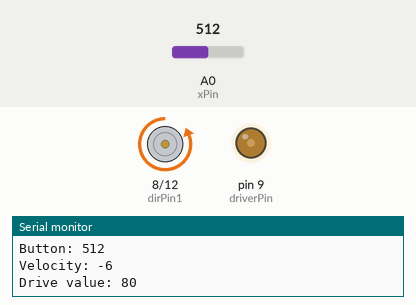
Recording of a sketch running on a simulated Arduino Uno, built with avr-gcc and run on an emulated ATmega328P. Shown: motor-driver pin pairs drawn as motors (green arrow = first pin HIGH = forward, orange = second pin HIGH = backward, longer = more drive), output pins drawn as LEDs (lit = HIGH), the last lines printed to the serial monitor. The test bench sets the inputs (shaded band); at power-on: A0 (xPin) = 512.

Above: at 1.2 s.
1.3 s: A0 (xPin) set to 716
At 2.0 s:
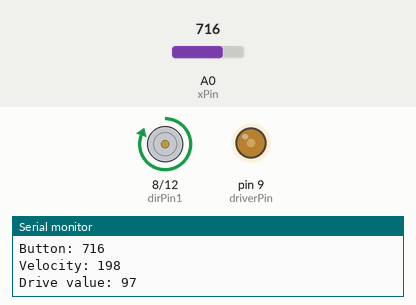
2.9 s: A0 (xPin) set to 900
At 3.5 s:
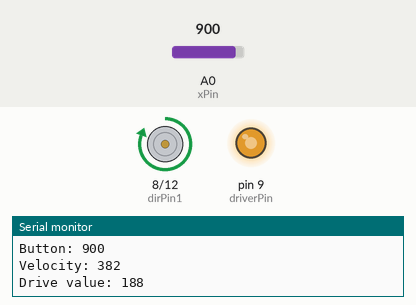
4.5 s: A0 (xPin) set to 1023
At 5.0 s:
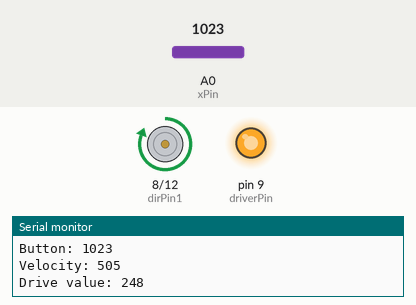
6.1 s: A0 (xPin) set to 122
At 6.5 s:
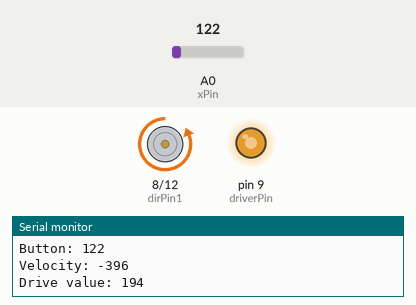
7.7 s: A0 (xPin) set to 511
At 9.2 s:
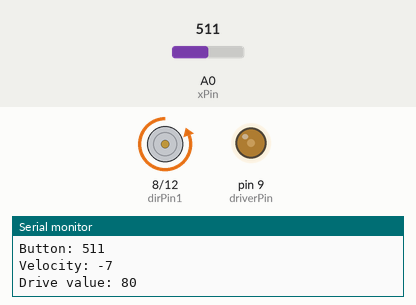
Timing chart, 0 to 10.3 s (numbered marks = the images above; inputs shaded):
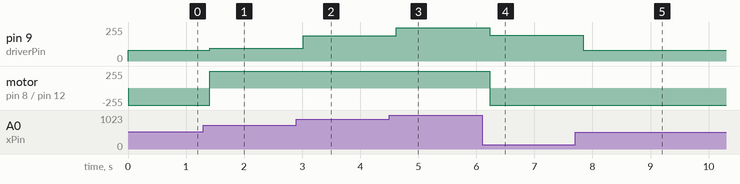

The sketch:

homework39_dc_motor_joystick.ino
```cpp
/**
 * https://toptechboy.com/arduino-tutorial-39-using-a-joystick-to-control-dc-motor-speed-and-direction/
 * Use DC motor with a joystick
 */

const int baud = 9600;
int motSpeed = 2; // in RPM from 2 to 19
const int xPin = A0;
const int driverPin = 9;
const int dirPin1 = 8;
const int dirPin2 = 12;

const float neutralValue = 518.;

const int delayTime = 200;
int minSpeed = 80;

void setup() {
  pinMode(xPin, INPUT);
  pinMode(driverPin, OUTPUT);
  pinMode(dirPin1, OUTPUT);
  pinMode(dirPin2, OUTPUT);
  Serial.begin(baud);
}

void loop() {
  int xVal = analogRead(xPin);
  Serial.println("Button: "+String(xVal));
  runMotor(xVal - neutralValue);
//  runMotorX(true);
  delay(delayTime);
}

void runMotorX(boolean on) {
  digitalWrite(dirPin1, HIGH);
  digitalWrite(dirPin2, on ? LOW : HIGH);
  analogWrite(driverPin, 255);

}

void runMotor(int velocity) {
  Serial.println("Velocity: "+String(velocity));
  if(velocity>0){
    digitalWrite(dirPin1, HIGH);
    digitalWrite(dirPin2, LOW);
  } else if(velocity<0){
    digitalWrite(dirPin2, HIGH);
    digitalWrite(dirPin1, LOW);
  } else {
    digitalWrite(dirPin2, LOW);
    digitalWrite(dirPin1, LOW);
  }
  int driveValue = velocity==0 ? 0 : max(minSpeed, abs(velocity * (255. / neutralValue)));
  Serial.println("Drive value: "+String(driveValue));
  analogWrite(driverPin, driveValue);

}
```

Measured:
- after the input at 1.3 s, pin 9 (driverPin): 80/255 → 97/255 after 0.11 s; motor on pin 8 (dirPin1) / pin 12 (dirPin2): backward 255/255 → forward 255/255 after 0.11 s
- after the input at 2.9 s, pin 9 (driverPin): 97/255 → 188/255 after 0.11 s
- after the input at 4.5 s, pin 9 (driverPin): 188/255 → 248/255 after 0.12 s
- after the input at 6.1 s, pin 9 (driverPin): 248/255 → 194/255 after 0.13 s; motor on pin 8 (dirPin1) / pin 12 (dirPin2): forward 255/255 → backward 255/255 after 0.13 s
- after the input at 7.7 s, pin 9 (driverPin): 194/255 → 80/255 after 0.14 s
